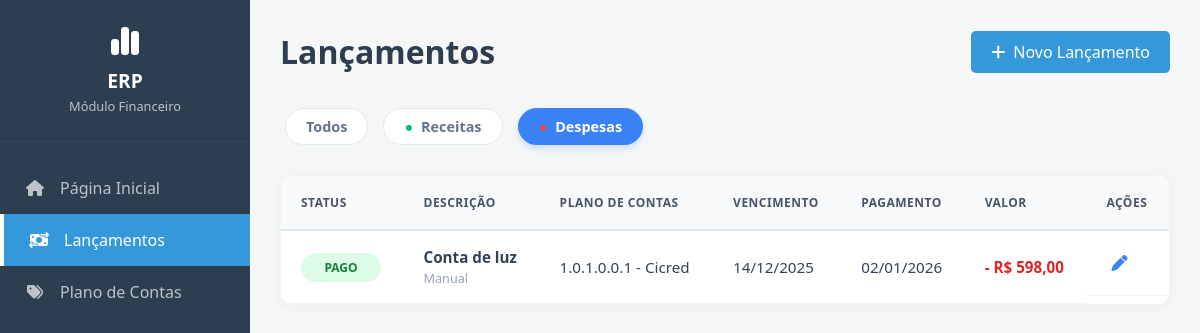
/lancamentos/?tipo=despesas, run on the app's committed database.
### financeiro/models.py (models this page shows, shortened)
class Lancamento(models.Model):
    TIPO_LANCAMENTO_CHOICES = [
        ('CREDITO', 'Crédito (Receber)'),
        ('DEBITO', 'Débito (Pagar)'),
    ]
    STATUS_CHOICES = [
        ('ABERTO', 'Aberto'),
        ('PAGO', 'Pago'),
        ('CANCELADO', 'Cancelado'),
    ]
    ORIGEM_CHOICES = [
        ('VENDAS', 'Vendas'),
        ('COMPRAS', 'Compras'),
        ('MANUAL', 'Manual'),
    ]
    descricao = models.CharField(max_length=255)
    valor = models.DecimalField(max_digits=10, decimal_places=2)
    tipo = models.CharField(max_length=10, choices=TIPO_LANCAMENTO_CHOICES, blank=True, null=True)
    data_vencimento = models.DateField()
    data_pagamento = models.DateField(blank=True, null=True)
    status = models.CharField(max_length=20, choices=STATUS_CHOICES, default='ABERTO')
    plano_conta = models.ForeignKey(
        PlanoContas,
        on_delete=models.PROTECT,
        null=True, blank=True
    )
    cliente = models.ForeignKey(
        Cliente,
        on_delete=models.SET_NULL,
        null=True, blank=True
    )
    fornecedor = models.ForeignKey(
        Fornecedor,
        on_delete=models.SET_NULL,
        null=True, blank=True
    )
    origem_modulo = models.CharField(max_length=50, choices=ORIGEM_CHOICES, blank=True, null=True)
    origem_id = models.IntegerField(blank=True, null=True)
    created_at = models.DateTimeField(auto_now_add=True)
    class Meta:
        db_table = 'financeiro_lancamentos' # Correção aqui
        verbose_name = "Lançamento"
        verbose_name_plural = "Lançamentos"
        ordering = ['data_vencimento']

class PlanoContas(models.Model):
    TIPO_CHOICES = [
        ('RECEITA', 'Receita'),
        ('DESPESA', 'Despesa'),
    ]
    codigo = models.CharField(max_length=20)
    nome = models.CharField(max_length=100)
    tipo = models.CharField(max_length=10, choices=TIPO_CHOICES, blank=True, null=True)
    ativo = models.BooleanField(default=True)
    class Meta:
        db_table = 'financeiro_plano_contas' # Correção aqui
        verbose_name = "Plano de Contas"
        verbose_name_plural = "Planos de Contas"

### financeiro/views.py (the view)
# urls.py: path('lancamentos/', views.lanca_view, name='lancamentos'),
def lanca_view(request):
    dados = Lancamento.objects.all().order_by('-data_vencimento')
    filtro_tipo = request.GET.get('tipo')
    if filtro_tipo == 'receitas':
        dados = dados.filter(tipo='CREDITO')
    elif filtro_tipo == 'despesas':
        dados = dados.filter(tipo='DEBITO')
    return render(request, 'lancamentos.html', {
        'lancamentos': dados
    })

### financeiro/templates/lancamentos.html (shortened to what this page needs)
{% load static %}
<!DOCTYPE html>
<html lang="pt-br">
<head>
    <link rel="stylesheet" href="{% static 'css/style.css' %}">
    <link rel="stylesheet" href="{% static 'css/lancamentos.css' %}">
    <link rel="stylesheet" href="https://cdnjs.cloudflare.com/ajax/libs/font-awesome/6.4.0/css/all.min.css">
</head>
<body>
    <nav class="sidebar">
        <div class="sidebar-header">
            <i class="fa-solid fa-chart-simple"></i>
            <span>ERP</span>
            <small>Módulo Financeiro</small>
        </div>
        <ul class="menu-list">
            <li class="{% if request.resolver_match.url_name == 'home' %}active{% endif %}">
                <a href="{% url 'home' %}"><i class="fa-solid fa-house"></i> Página Inicial </a>
            </li>
            <li class="{% if request.resolver_match.url_name == 'lancamentos' %}active{% endif %}">
                <a href="{% url 'lancamentos' %}"><i class="fa-solid fa-money-bill-transfer"></i> Lançamentos</a>
            </li>
            <li class="{% if request.resolver_match.url_name == 'categorias' %}active{% endif %}">
                <a href="{% url 'categorias' %}"><i class="fa-solid fa-tags"></i> Plano de Contas</a>
            </li>
        </ul>
    </nav>
    <main class="main-content">
        <header>
            <h1>Lançamentos</h1>
            <a href="/admin/financeiro/lancamento/add/" class="btn-primary" style="text-decoration: none;">
                <i class="fa-solid fa-plus"></i> Novo Lançamento
            </a>
        </header>
       <div class="filters-bar">
    <a href="{% url 'lancamentos' %}"
       class="btn-filter {% if not request.GET.tipo %}active{% endif %}"
       style="text-decoration: none;">
       Todos
    </a>
    <a href="?tipo=receitas"
       class="btn-filter {% if request.GET.tipo == 'receitas' %}active{% endif %}"
       style="text-decoration: none;">
       <span style="color: #10b981;">●</span> Receitas
    </a>
    <a href="?tipo=despesas"
       class="btn-filter {% if request.GET.tipo == 'despesas' %}active{% endif %}"
       style="text-decoration: none;">
       <span style="color: #ef4444;">●</span> Despesas
    </a>
</div>
        <div class="lancamentos-table-container">
            <div class="table-responsive">
                <table class="table-lancamentos">
                    <thead>
                        <tr>
                            <th>Status</th>
                            <th>Descrição</th>
                            <th>Plano de Contas</th>
                            <th>Vencimento</th>
                            <th>Pagamento</th>
                            <th>Valor</th>
                            <th>Ações</th>
                        </tr>
                    </thead>
                    <tbody>
                        {% for item in lancamentos %}
                        <tr>
                            <td>
                                {% if item.status == 'PAGO' %}
                                    <span class="status-badge status-pago">Pago</span>
                                {% elif item.status == 'CANCELADO' %}
                                    <span class="status-badge" style="background:#94a3b8; color:white;">Cancelado</span>
                                {% else %}
                                    {% now "Y-m-d" as hoje %} {% if item.data_vencimento|date:"Y-m-d" < hoje and item.tipo == 'DEBITO' %}
                                        <span class="status-badge" style="background:#fee2e2; color:#ef4444;">Vencido</span>
                                    {% else %}
                                        <span class="status-badge status-pendente">Aberto</span>
                                    {% endif %}
                                {% endif %}
                            </td>
                            <td>
                                <strong>{{ item.descricao }}</strong>
                                <br>
                                <small style="color: #94a3b8;">
                                    {% if item.origem_modulo %}
                                        Origem: {{ item.get_origem_modulo_display }}
                                    {% else %}
                                        Manual
                                    {% endif %}
                                </small>
                            </td>
                            <td>
                                {% if item.plano_conta %}
                                    {{ item.plano_conta.codigo }} - {{ item.plano_conta.nome }}
                                {% else %}
                                    -
                                {% endif %}
                            </td>
                            <td>{{ item.data_vencimento|date:"d/m/Y" }}</td>
                            <td>{{ item.data_pagamento|date:"d/m/Y"|default:"-" }}</td>
                            <td>
                                {% if item.tipo == 'CREDITO' %}
                                    <span class="valor-receita">R$ {{ item.valor|floatformat:2 }}</span>
                                {% else %}
                                    <span class="valor-despesa">- R$ {{ item.valor|floatformat:2 }}</span>
                                {% endif %}
                            </td>
                            <td class="actions-cell">
                                <a href="/admin/financeiro/lancamento/{{ item.id }}/change/" class="btn-action action-edit" title="Editar no Admin">
                                     <i class="fa-solid fa-pen"></i>
                                </a>
                            </td>
                        </tr>
                        {% empty %}
                        <tr>
                            <td colspan="7" style="text-align: center; padding: 40px; color: #64748b;">
                                Nenhum lançamento encontrado.
                            </td>
                        </tr>
                        {% endfor %}
                    </tbody>
                </table>
            </div>
        </div>
    </main>
</body>
</html>

### financeiro/static/css/style.css (style rules this page uses)
* { margin: 0; padding: 0; box-sizing: border-box; font-family: 'Segoe UI', sans-serif; }
body { display: flex; height: 100vh; background-color: #f4f7f6; overflow: hidden; }
.sidebar { width: 250px; background-color: #2c3e50; color: white; display: flex; flex-direction: column; flex-shrink: 0; }
.sidebar-header { padding: 25px; text-align: center; border-bottom: 1px solid #34495e; }
.sidebar-header i { font-size: 2rem; margin-bottom: 10px; display: block; }
.sidebar-header span { font-weight: bold; font-size: 1.2rem; display: block; }
.sidebar-header small { color: #bdc3c7; font-size: 0.8rem; }
.menu-list { list-style: none; margin-top: 20px; }
.menu-list a { display: flex; align-items: center; padding: 15px 25px; color: #bdc3c7; text-decoration: none; transition: 0.3s; }
.menu-list a i { margin-right: 15px; width: 20px; text-align: center; }
.menu-list .active a, .menu-list a:hover { background-color: #3498db; color: white; border-left: 4px solid white; }
.main-content { flex: 1; padding: 30px; overflow-y: auto; }
header { display: flex; justify-content: space-between; align-items: center; margin-bottom: 30px; }
header h1 { color: #2c3e50; }
.btn-primary { background-color: #3498db; color: white; border: none; padding: 10px 20px; border-radius: 5px; cursor: pointer; display: flex; gap: 8px; align-items: center; }
table { width: 100%; border-collapse: collapse; }
th { text-align: left; padding: 15px; color: #7f8c8d; border-bottom: 2px solid #ecf0f1; font-size: 0.9rem; }
td { padding: 15px; border-bottom: 1px solid #ecf0f1; color: #2c3e50; }
.table-responsive { width: 100%; overflow-x: auto; }
table { width: 100%; border-collapse: collapse; white-space: nowrap; }
thead tr { background-color: #f8f9fa; text-align: left; }
th { padding: 15px 20px; color: #64748b; font-weight: 600; font-size: 0.85rem; text-transform: uppercase; letter-spacing: 0.5px; border-bottom: 2px solid #e2e8f0; }
td { padding: 15px 20px; color: #334155; font-size: 0.95rem; border-bottom: 1px solid #f1f5f9; vertical-align: middle; }
.valor-despesa { color: #ef4444; font-weight: bold; }

### financeiro/static/css/lancamentos.css (style rules this page uses)
.filters-bar { display: flex; gap: 15px; margin-bottom: 25px; padding: 5px; }
.btn-filter { background-color: white; border: 1px solid #e2e8f0; color: #64748b; padding: 8px 20px; border-radius: 20px; cursor: pointer; font-weight: 600; font-size: 0.9rem; transition: all 0.3s ease; display: flex; align-items: center; gap: 8px; }
.btn-filter.active { background-color: #3b82f6; color: white; border-color: #3b82f6; box-shadow: 0 4px 6px rgba(59, 130, 246, 0.2); }
.lancamentos-table-container { background: white; border-radius: 12px; box-shadow: 0 2px 12px rgba(0, 0, 0, 0.04); overflow: hidden; border: 1px solid #f1f5f9; }
.table-responsive { width: 100%; overflow-x: auto; }
.table-lancamentos { width: 100%; border-collapse: collapse; font-size: 0.95rem; }
.table-lancamentos thead { background-color: #f8fafc; border-bottom: 2px solid #e2e8f0; }
.table-lancamentos th { text-align: left; padding: 18px 20px; color: #475569; font-weight: 700; text-transform: uppercase; font-size: 0.75rem; letter-spacing: 0.5px; }
.table-lancamentos td { padding: 16px 20px; border-bottom: 1px solid #f1f5f9; color: #334155; vertical-align: middle; }
.status-badge { padding: 6px 12px; border-radius: 30px; font-size: 0.75rem; font-weight: 700; text-transform: uppercase; display: inline-block; min-width: 80px; text-align: center; }
.status-pago { background-color: #dcfce7; color: #15803d; }
.valor-despesa { color: #dc2626; font-weight: 700; }
.actions-cell { display: flex; gap: 15px; justify-content: flex-start; }
.btn-action { background: none; border: none; cursor: pointer; font-size: 1rem; transition: transform 0.2s; padding: 5px; }
.action-edit { color: #3b82f6; }

### data on the page
Lancamento: status "PAGO", descricao "Conta de luz", shows "Manual", plano_conta.codigo "1.0.1.0.0.1", plano_conta.nome "Cicred", data_vencimento "14/12/2025", data_pagamento "02/01/2026", valor "598,00"
